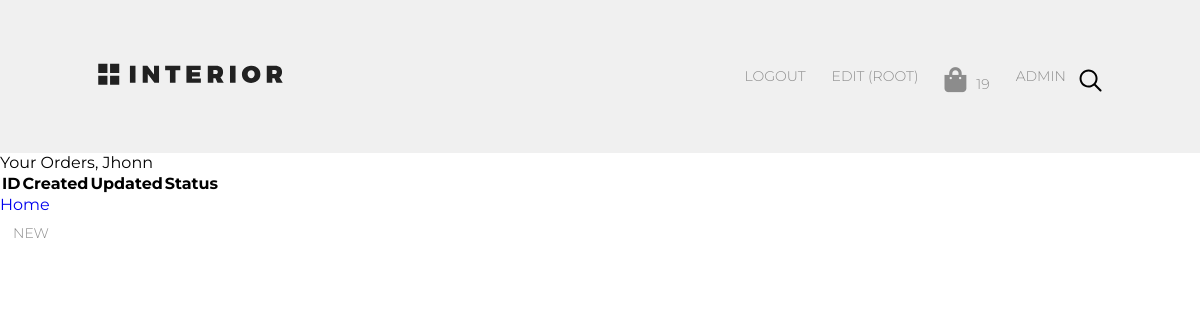
The page /orders/ (signed in) on the database its author committed.
### authapp/models.py (models this page shows, shortened)
class CustomUser(AbstractUser):
    age = models.PositiveIntegerField(verbose_name='возраст', default=18)
    ava = models.ImageField(upload_to='avatars', verbose_name='аватар',)
    email = models.EmailField(verbose_name='email', blank='True')
    activation_key = models.CharField(max_length=128, blank=True)
    activation_key_expired = models.DateTimeField(default=(now() + timedelta(hours=48)))

### basketapp/models.py (models this page shows, shortened)
class Basket(models.Model):
    _price: float
    _total_qty: int
    _total_price: float
    objects = BasketQuerySet.as_manager()
    user = models.ForeignKey(settings.AUTH_USER_MODEL, on_delete=models.CASCADE, related_name='basket')
    product = models.ForeignKey(Stuff, on_delete=models.CASCADE)
    quantity = models.PositiveIntegerField(verbose_name='Quantity', default=0)
    add_datetime = models.DateTimeField(verbose_name='data', auto_now_add=True)
    @cached_property
    def get_items_cached(self):
        return self.user.basket.select_related()
    @property
    def total_qty(self):
        items = self.get_items_cached
        return sum([x.quantity for x in items])

### ordersapp/views.py (the view)
# urls.py: path('',controller.OrderList.as_view(), name='order_list'),
class OrderList(ListView):
    model = Order
    template_name = 'ordersapp/order_list.html'
    def get_queryset(self):
        return Order.objects.filter(user=self.request.user)

### mainapp/context_processors.py (called while the page is built)
def basket(request:HttpRequest):
    basket = []
    if request.user.is_authenticated:
        basket = Basket.objects.filter(user=request.user)
    return {
        'basket':basket
    }

### ordersapp/templates/ordersapp/order_list.html (shortened to what this page needs)
{% extends 'ordersapp/base.html' %}
{% load static %}
{% block content %}
    <div class="userordergreetings">
    Your Orders, {% if user.first_name %}{{ user.first_name }}{% else %}User
    {% endif %}
    </div>
    <table>
    <thead>
    <tr>
        <th>ID</th>
        <th>Created</th>
        <th>Updated</th>
        <th>Status</th>
    </tr>
    </thead>
    </table>
    <a href="{% url 'home' %}">Home</a>
    <a href="{% url 'ordersapp:order_create' %}" class="menu-link">NEW</a>
{% endblock %}

### adminapp/templates/adminapp/menu.html (shortened to what this page needs)
{% load static %}
<ul class="menu">
<li class="menu-list">
<a href="{% url 'home' %}"
class="menu-link">
</a>
</li>
    {% if user.is_authenticated %}
    <li class="menu-list">
        <a href="{% url 'auth:logout' %}" class="menu-link">
            Logout
        </a>
    </li>
    <li class="menu-list">
        <a href="{% url 'auth:edit' %}" class="menu-link">
            Edit ({{user.username}})
        </a>
    </li>
    <li class="menu-list"><a href="{%url 'basket:index'%}" class="menu-link"><i class="fas fa-shopping-bag"></i>{{basket.0.total_qty}}</li></a>
    <li class="menu-list">
        <a href="{% url 'adminapp:products' %}" class="menu-link">
            ADMIN
        </a>
    </li>
    {% else %}
    <li class="menu-list"><a href="{% url 'auth:login' %}" class="menu-link">
        Login
    </a></li>
    {% endif %}
    <li class="menu-list search"><img src="{% static 'img/search.svg' %}" alt="search"></li>
                </ul>

### static/style.css (style rules this page uses)
* { margin: 0; padding: 0; }
body { font-family: 'Montserrat', sans-serif; }
a { text-decoration: none; }
.menu { display: flex; margin-top: 57px; margin-bottom: 50px; }
.menu-list { list-style-type: none; }
.menu-link { color: #8c8c8c; font-size: 14px; font-weight: 300; text-transform: uppercase; display: block; padding: 10px 13px; }
.search { display: flex; align-items: center; }
.fa-shopping-bag { font-size:25px; margin-right:10px; }

### rows shown on the page
CustomUser: username "ROOT", first_name "Jhonn"
Basket: user+quantity "19"
